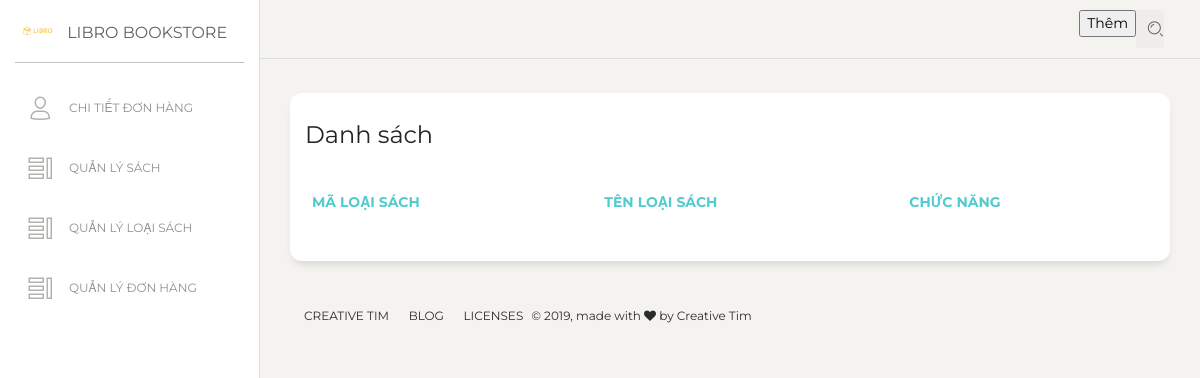
Page /?page=admin&dashboard=quanlyloaisach on the earlier database version.
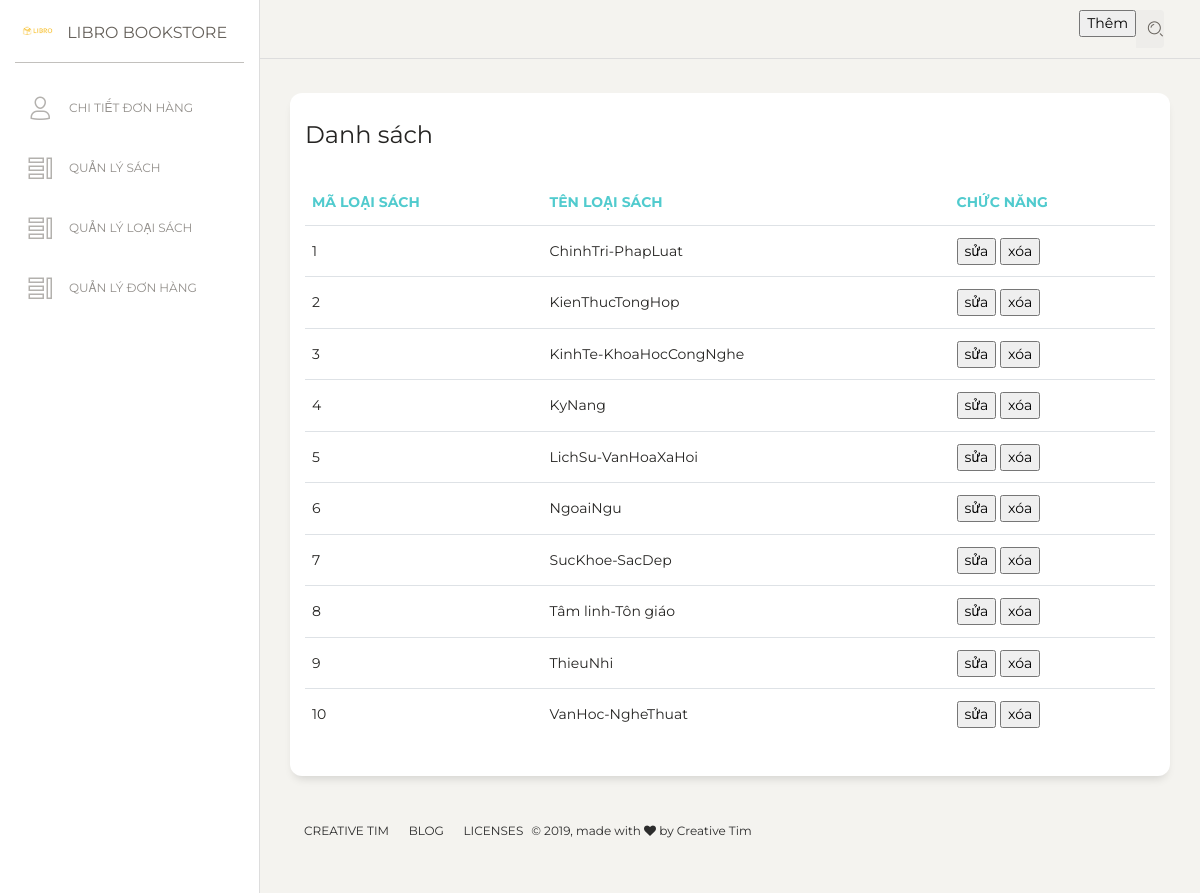
Same page on the later database version.
### tables this page shows
CREATE TABLE `productcategories` (
  `id` bigint(10) NOT NULL,
  `name` varchar(500) NOT NULL
);

### index.php (called while the page is built, shortened)
<?php
    require_once SITE_ROOT."/Controller/DirectController.php";
?>

### Config/DBCon.php (called while the page is built, shortened)
<?php
  class DBConnection {
    private $db;
    public function __construct() {
      $host = 'localhost';
      $port = '3306';
      $username = 'root';
      $password = '';
      $dbname = 'libro';
      $this->db = new mysqli($host, $username, $password, $dbname, $port);
      $this->db->set_charset("utf8");
    }
    protected function runQuery(string $sql) {
		  return	$result = $this->db->query($sql);
    }
  }
?>

### Dao/ProductCategoriesDao.php (called while the page is built, shortened)
<?php
require_once SITE_ROOT."/Config/DBCon.php";
require_once SITE_ROOT."/Entity/ProductCategories.php";
class ProductCategoriesDao extends DBConnection
{
	public function getAllProductCategories()
	{
		$result = $this->runQuery("SELECT * FROM productcategories");
		$categoriesList = array();
		while ($row = $result->fetch_assoc())
		{
			$Category = new ProductCategories(
				$row['id'],
				$row['name']
			);
			array_push($categoriesList, $Category);
		}
		return $categoriesList;
	}
}
?>

### Entity/ProductCategories.php (called while the page is built, shortened)
<?php
class ProductCategories
{
    private $id;
    private $name;
    public function __construct( $Id, $Name)
    {
    $this->id = $Id;
    $this->name = $Name;
    }
    public function getId()
    {
    return $this->id;
    }
    public function getName()
    {
    return $this->name;
    }
}
?>

### View/admin/quanlyloaisach.php (the view, shortened to what this page needs)
<!DOCTYPE html>
<html lang="en">
<head>
  <link href="https://maxcdn.bootstrapcdn.com/font-awesome/latest/css/font-awesome.min.css" rel="stylesheet">
  <link href="View/Resource/assets/css/bootstrap.min.css" rel="stylesheet" />
  <link href="View/Resource/assets/css/paper-dashboard.css?v=2.0.0" rel="stylesheet" />
  <link href="View/Resource/assets/demo/demo.css" rel="stylesheet" />
</head>
<body class="">
  <div class="wrapper ">
    <div class="sidebar" data-color="white" data-active-color="danger">
      <div class="logo">
        <a href="http://www.creative-tim.com" class="simple-text logo-mini">
          <div class="logo-image-small">
            <img src="View/Resource/img/logo.png">
          </div>
        </a>
        <a href="http://www.creative-tim.com" class="simple-text logo-normal">
        LIBRO BOOKSTORE
        </a>
      </div>
      <div class="sidebar-wrapper">
        <ul class="nav">
        <li >
            <a href="./chitietdonhang.php">
              <i class="nc-icon nc-single-02"></i>
              <p>Chi tiết đơn hàng</p>
            </a>
          </li>
          <li >
            <a href="?page=admin&dashboard=quanlysach">
              <i class="nc-icon nc-tile-56"></i>
              <p>Quản lý sách</p>
            </a>
          </li>
          <li >
            <a class="active " href="?page=admin&dashboard=quanlyloaisach">
              <i class="nc-icon nc-tile-56"></i>
              <p>Quản lý loại sách</p>
            </a>
          </li>
          <li >
            <a href="?page=admin&dashboard=quanlydonhang">
              <i class="nc-icon nc-tile-56"></i>
              <p>Quản lý đơn hàng</p>
            </a>
          </li>
        </ul>
      </div>
    </div>
    <div class="main-panel">
      <nav class="navbar navbar-expand-lg navbar-absolute fixed-top navbar-transparent">
        <div class="container-fluid">
          <div class="navbar-wrapper">
          </div>
          <div class="collapse navbar-collapse justify-content-end" id="navigation">
            <form>
              <div class="input-group no-border">
                <a href=""><input type="button" value="Thêm"  name="themloaisach"></a>
                <div class="input-group-append">
                  <div class="input-group-text">
                    <i class="nc-icon nc-zoom-split"></i>
                  </div>
                </div>
              </div>
            </form>
          </div>
        </div>
      </nav>
      <div class="content">
        <div class="row">
          <div class="col-md-12">
            <div class="card">
              <div class="card-header">
                <h4 class="card-title"> Danh sách</h4>
              </div>
              <div class="card-body">
                <div class="table-responsive">
                  <table class="table">
                    <thead class=" text-primary">
                      <th>
                        Mã loại sách
                      </th>
                      <th>
                        Tên loại sách
                      </th>
                      <th>
                        Chức năng
                      </th>
                    </thead>
                    <tbody>
                    <?php
                    require_once SITE_ROOT."/Dao/ProductCategoriesDao.php";
                    $list = new ProductCategoriesDao();
                    $list2 = $list->getAllProductCategories();
                    for($i=0; $i<Count($list2); $i++)
                    {
                      ?>
                      <tr>
                            <td><?php echo $list2[$i]->getId(); ?></td>
                            <td><?php echo $list2[$i]->getName(); ?></td>
                            <td><a href=""><input type="button" name="sua" value="sửa" > <input type="button" name="xoa" value="xóa"></a></td>
                      <tr>
                      <?php
                    }
                    ?>
                  </table>
                </div>
              </div>
            </div>
          </div>
      <footer class="footer footer-black  footer-white ">
        <div class="container-fluid">
          <div class="row">
            <nav class="footer-nav">
              <ul>
                <li>
                  <a href="https://www.creative-tim.com" target="_blank">Creative Tim</a>
                </li>
                <li>
                  <a href="http://blog.creative-tim.com/" target="_blank">Blog</a>
                </li>
                <li>
                  <a href="https://www.creative-tim.com/license" target="_blank">Licenses</a>
                </li>
              </ul>
            </nav>
            <div class="credits ml-auto">
              <span class="copyright">
                ©
                , made with <i class="fa fa-heart heart"></i> by Creative Tim
              </span>
            </div>
          </div>
        </div>
      </footer>
    </div>
  </div>
</body>
</html>

### Controller/DirectController.php (shortened to what this page needs)
<?php
    if (isset($_GET['page']))
    {
        if ($_GET['page'] == 'shop') require_once SITE_ROOT.'/Controller/ShopController.php';
        else if ($_GET['page'] == 'single-product') require_once SITE_ROOT.'/Controller/SingleProductController.php';
        else if ($_GET['page'] == 'order') require_once SITE_ROOT.'/Controller/OrderController.php';
        else if ($_GET['page'] == 'contact') require_once SITE_ROOT.'/Controller/ContactController.php';
        else if ($_GET['page'] == 'home') require_once SITE_ROOT.'/Controller/ShopController.php';
        else if ($_GET['page'] == 'login' || $_GET['page'] == 'signup') require_once SITE_ROOT.'/Controller/LoginController.php';
        else if ($_GET['page'] == 'checkout')
        {
            if (isset($_GET['finish']))
            {
                require_once SITE_ROOT."/Dao/UsersDao.php";
                $uDao = new UsersDao();
                $user = $uDao->getUserByUserName($_SESSION['username']);
                $user->setName($_POST['name']);
                $user->setAddress($_POST['address']);
                $user->setProvince($_POST['province']);
                $user->setEmail($_POST['email']);
                $user->setPhoneNumber($_POST['phoneNumber']);
                $uDao->updateUsers($user);
                require_once SITE_ROOT."/Dao/ShippingInfoDao.php";
                require_once SITE_ROOT."/Entity/ShippingInfo.php";
                $siDao = new ShippingInfoDao();
                $idShip = mt_rand(100000, 1000000000);
                $siDao->insertShippingInfo(new ShippingInfo($idShip, $_SESSION['username'], "Chờ xử lý"));
                require_once SITE_ROOT."/Dao/ShippingInfocontentDao.php";
                require_once SITE_ROOT."/Dao/OrderContentDao.php";
                require_once SITE_ROOT."/Entity/ShippingInfocontent.php";
                $sicDao = new ShippingInfocontentDao();
                $pDao = new OrderContentDao();
                $list = $pDao->getOrderContentByUserName($_SESSION['username']);
                for ($i = 0; $i < Count($list); $i++)
                {
                    if ($list[$i]->getAmount() != 0) $sicDao->insertShippingInfocontent(new ShippingInfoContent($idShip, $list[$i]->getProductId(), $list[$i]->getAmount()));
                }
                $list = $pDao->getOrderContentByUserName($_SESSION['username']);
                for ($i = 0; $i < Count($list); $i++)
                {
                    $list[$i]->setAmount(0);
                    $pDao->updateOrderContent($list[$i]);
                }
                header("Location: ?page=home");
            }
            else require_once SITE_ROOT.'/View/checkout.php';
        }
        else if ($_GET['page'] == 'admin') require_once SITE_ROOT."/Controller/AdminController.php";
        else require_once SITE_ROOT.'/View/error.html';
    }
    else require_once SITE_ROOT.'/View/error.html';
?>

### Controller/AdminController.php
<?php
    if ($_GET['dashboard'] == 'quanlysach') require_once SITE_ROOT."/View/admin/quanlysach.php";
    else if ($_GET['dashboard'] == 'quanlydonhang') require_once SITE_ROOT."/View/admin/quanlydonhang.php";
    else if ($_GET['dashboard'] == 'quanlyloaisach') require_once SITE_ROOT."/View/admin/quanlyloaisach.php";
    else if ($_GET['dashboard'] == 'chitietdonhang') require_once SITE_ROOT."/View/admin/user.php";
?>

Differences in the rows shown:
added productcategories: id "1", name "ChinhTri-PhapLuat"
added productcategories: id "2", name "KienThucTongHop"
added productcategories: id "3", name "KinhTe-KhoaHocCongNghe"
added productcategories: id "4", name "KyNang"
added productcategories: id "5", name "LichSu-VanHoaXaHoi"
added productcategories: id "6", name "NgoaiNgu"
added productcategories: id "7", name "SucKhoe-SacDep"
added productcategories: id "8", name "Tâm linh-Tôn giáo"
added productcategories: id "9", name "ThieuNhi"
added productcategories: id "10", name "VanHoc-NgheThuat"
